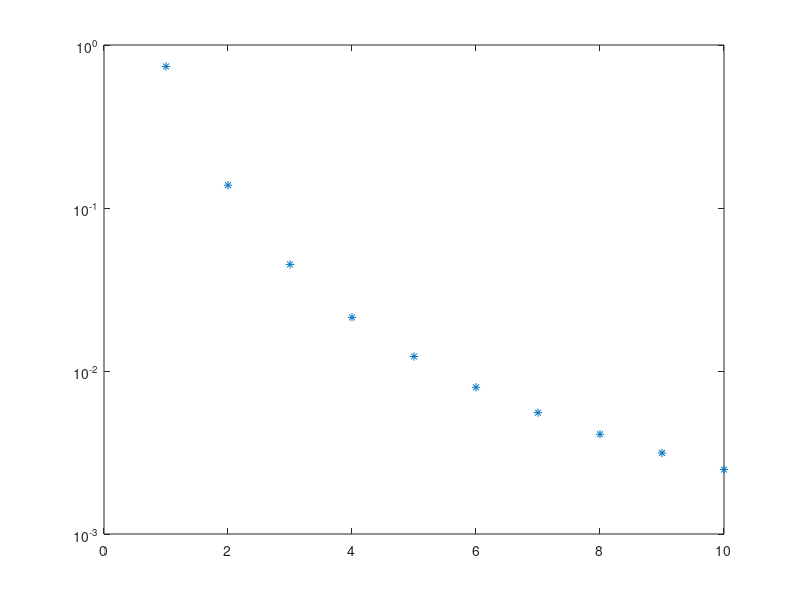
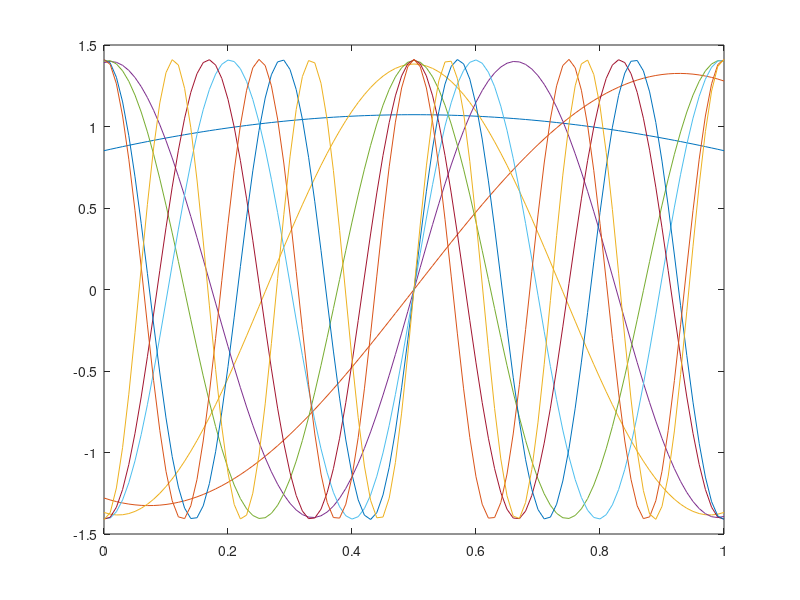

Write MATLAB code to recreate these figures, in order.
% Using Anlytical solutions for exponential co-variance

% TRying to plot the function to find the approximate roots

% % % clear all
% % % format shortG
% % % w = 0.0:.01:20;
% % % b = 1;
% % % val = zeros(1,length(w));
% % % 
% % % 
% % % for i = 1:length(w)
% % %   
% % %     val(i) = (1-b*w(i)*tan(w(i)/2))*(b*w(i)+tan(w(i)/2));
% % %       
% % % end
% % % 
% % % figure(5)
% % % plot(w,val)

% Using fzero to find correct roots

%%% Equations are not generalized for any domain and correlation lengths
%%% only for (0,1) with correlation length 1

clear all
b = 1;
a = b/2;
n = 10;
wroot = zeros(1,n);
init = 1;
j = 1;
check_omega = 0;
step = 0.1;

for i= 1:n
    
% fun =@(w)((1/b - w*tan(a*w))*(w + (1/b)*tan(a*w)));
fun =@(w)((1 - b*w*tan(w/2))*(b*w + tan(w/2)));

init = init + step;
[wroot(i) fval(i) flag] = fzero(fun,init);
 


if(flag ~=1)
    continue
end
    if(abs(wroot(i) - check_omega) > 0.001 || i ==1)
        omega(j) = wroot(i);
        check_omega = omega(j);
        omegaval(j) = fval(i);
        lambda(j) = 2*b/(1+b^2*omega(j)^2);
        if(j >1)
            step = omega(j) - omega(j-1);
        else
           step = pi;
        end
        
        j = j+1;
        
    end
    
end
% % figure(1)
% % plot(wroot,fval)
% % figure(2)
% % plot(omega,omegaval)

lambda 
omega 
figure(3)
plot(1:length(lambda),lambda,'*')
ax = gca;
set(gca, 'YScale', 'log','ytick', [0.0001 0.001 0.01 0.1 1]);

% Finding the eigen functions
x = 0:0.01:1;
eigfun = zeros(length(omega),length(x));

figure(6)
for k= 1: length(omega)
    
    if(mod(k,2)~=0)
        % Odd
        for xi = 1:length(x)
          eigfun(k,xi) = (cos(omega(k)*(x(xi)-0.5)))/(sqrt( 0.5 + ( sin(omega(k))/(2*omega(k)) ) ) );
%         eigfun(k,xi) = (sin(omega(k)*(x(xi)-0.5)))/(sqrt(0.5 - ( sin(omega(k))/(2*omega(k)) ) ) );
        end
    else
        %even
        for xi = 1:length(x)
%         eigfun(k,xi) = (cos(omega(k)*(x(xi)-0.5)))/(sqrt( 0.5 + ( sin(omega(k))/(2*omega(k)) ) ) ); 
          eigfun(k,xi) = (sin(omega(k)*(x(xi)-0.5)))/(sqrt(0.5 - ( sin(omega(k))/(2*omega(k)) ) ) );
        end
    end
    
    
%     eigfunval(k,:) = sqrt(lambda(k)).*eigfun(k,:);
    eigfunval(k,:) = eigfun(k,:);
    plot(x,eigfunval(k,:))
    hold on
end







